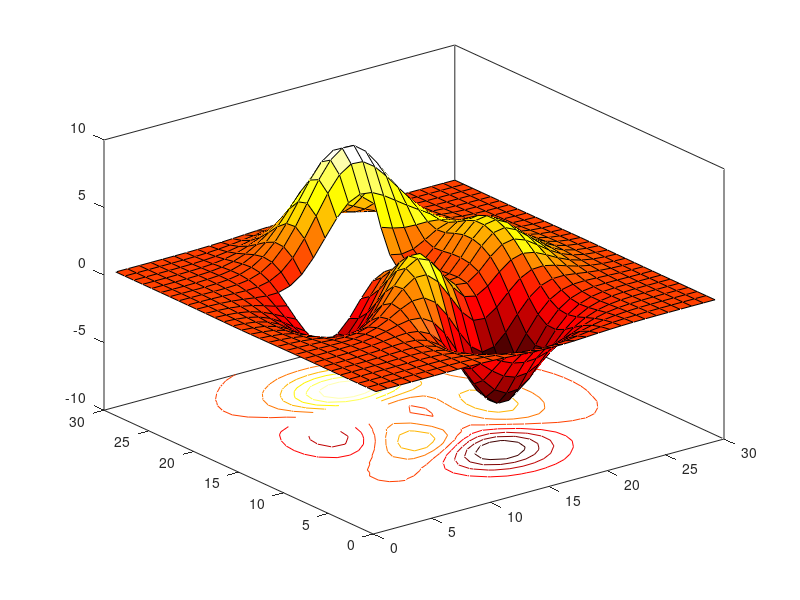

This chart was generated by the following MATLAB code:
% 20130505 XY511 22:48
% AbrahamX @ NWPU
% How to HOLLOW a figure with the help of NaN

P = peaks(30);  % Peaks would be a useful function, ask HELP for more

% Some other parts could be set as NaN, try and see results
P(18:20, 9:15) = NaN;  % Fun with flags? Nope, fun with figures & numbers.
surfc(P)
colormap(hot)
light('Position', [50, -10, 5])
material([0.9, 0.9, 0.6, 15, 0.4])
grid off
box on
